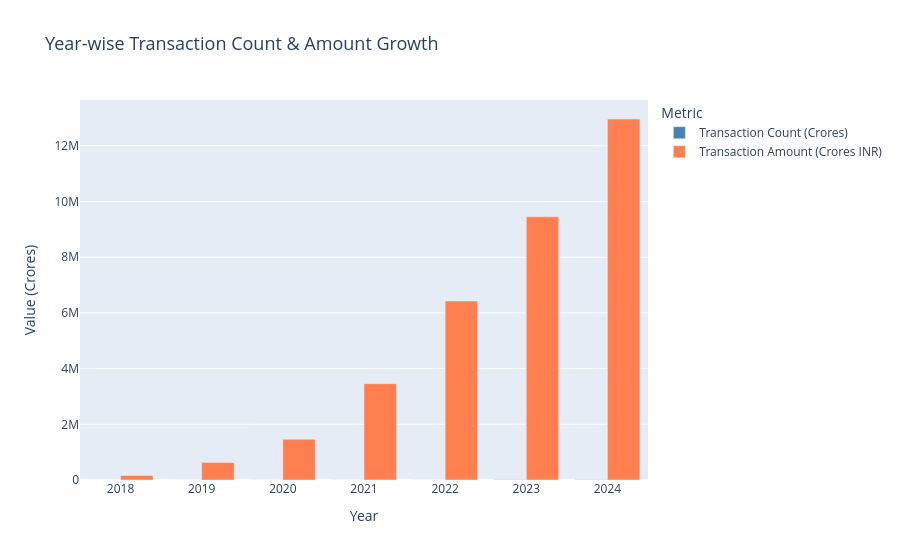

The notebook cell this image was saved under:
### Markdown cell above
#### Chart - 7

### Code cell
# Chart - 7 visualization code
# Grouped bar chart - year wise transaction count and amount growth

yearly = agg_trans.groupby('year').agg(
    total_count=('transaction_count', 'sum'),
    total_amount=('transaction_amount', 'sum')
).reset_index()
yearly['total_amount_cr'] = yearly['total_amount'] / 1e7
yearly['total_count_cr']  = yearly['total_count'] / 1e7

fig = go.Figure()
fig.add_trace(go.Bar(
    x=yearly['year'], y=yearly['total_count_cr'],
    name='Transaction Count (Crores)',
    marker_color='steelblue'
))
fig.add_trace(go.Bar(
    x=yearly['year'], y=yearly['total_amount_cr'],
    name='Transaction Amount (Crores INR)',
    marker_color='coral'
))
fig.update_layout(
    title='Year-wise Transaction Count & Amount Growth',
    title_font_size=18,
    barmode='group',
    xaxis_title='Year',
    yaxis_title='Value (Crores)',
    legend_title='Metric'
)
fig.show()

### Figure 1 — Plotly figure (JSON) as saved in the notebook; plotly's stock layout.template omitted (floating-point values rounded to 4 significant figures)
{"data": [{"marker": {"color": "steelblue"}, "name": "Transaction Count (Crores)", "type": "bar", "x": [2018, 2019, 2020, 2021, 2022, 2023, 2024], "y": [108.0, 408.0, 797.4, 1929.0, 3930.0, 6426.0, 9930.0]}, {"marker": {"color": "coral"}, "name": "Transaction Amount (Crores INR)", "type": "bar", "x": [2018, 2019, 2020, 2021, 2022, 2023, 2024], "y": [162300.0, 627700.0, 1464000.0, 3460000.0, 6427000.0, 9449000.0, 12960000.0]}], "layout": {"barmode": "group", "legend": {"title": {"text": "Metric"}}, "title": {"font": {"size": 18}, "text": "Year-wise Transaction Count & Amount Growth"}, "xaxis": {"title": {"text": "Year"}}, "yaxis": {"title": {"text": "Value (Crores)"}}}}
